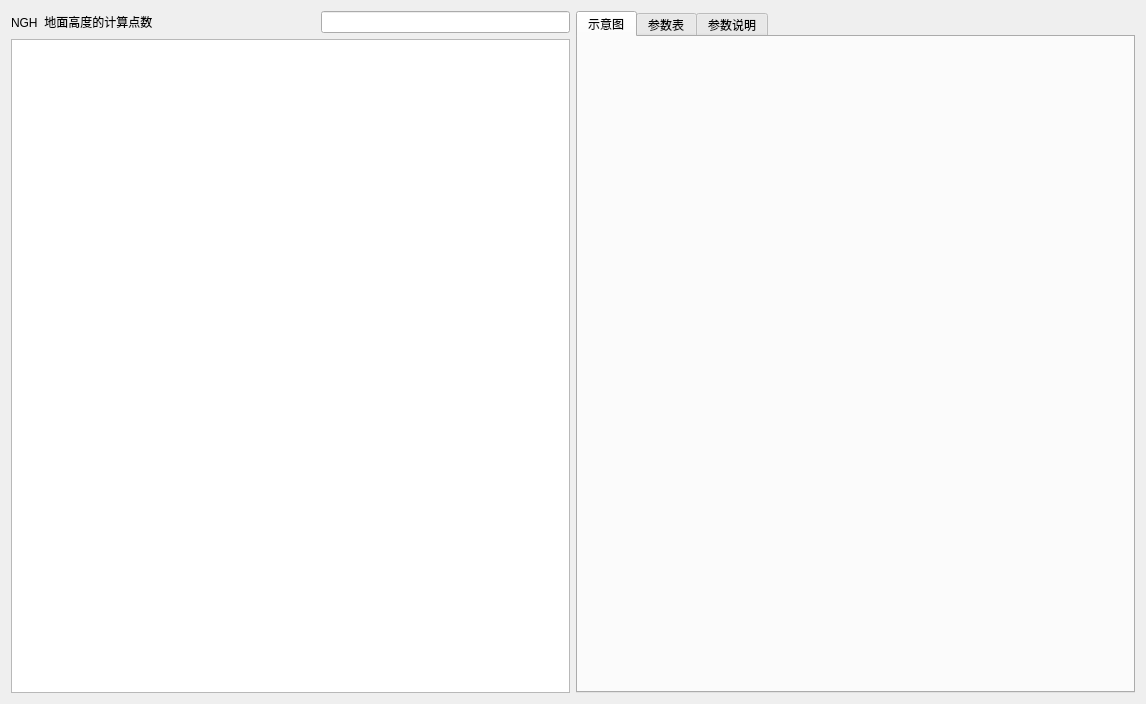
<?xml version="1.0" encoding="UTF-8"?>
<ui version="4.0">
 <class>GRNDEF</class>
 <widget class="QWidget" name="GRNDEF">
  <property name="geometry">
   <rect>
    <x>0</x>
    <y>0</y>
    <width>1146</width>
    <height>704</height>
   </rect>
  </property>
  <property name="windowTitle">
   <string>GRNDEF</string>
  </property>
  <layout class="QHBoxLayout" name="horizontalLayout">
   <item>
    <layout class="QVBoxLayout" name="verticalLayout">
     <item>
      <layout class="QHBoxLayout" name="horizontalLayout_2">
       <item>
        <widget class="QLabel" name="label_2">
         <property name="text">
          <string>NGH  地面高度的计算点数</string>
         </property>
        </widget>
       </item>
       <item>
        <spacer name="horizontalSpacer_2">
         <property name="orientation">
          <enum>Qt::Horizontal</enum>
         </property>
         <property name="sizeType">
          <enum>QSizePolicy::Preferred</enum>
         </property>
         <property name="sizeHint" stdset="0">
          <size>
           <width>55</width>
           <height>20</height>
          </size>
         </property>
        </spacer>
       </item>
       <item>
        <widget class="QLineEdit" name="NGH">
         <property name="sizePolicy">
          <sizepolicy hsizetype="Preferred" vsizetype="Fixed">
           <horstretch>0</horstretch>
           <verstretch>0</verstretch>
          </sizepolicy>
         </property>
        </widget>
       </item>
      </layout>
     </item>
     <item>
      <widget class="QTableWidget" name="tableWidget_GHeight"/>
     </item>
    </layout>
   </item>
   <item>
    <widget class="QTabWidget" name="tabWidget">
     <property name="currentIndex">
      <number>0</number>
     </property>
     <widget class="QWidget" name="tab">
      <attribute name="title">
       <string>示意图</string>
      </attribute>
      <layout class="QVBoxLayout" name="verticalLayout_2">
       <item>
        <widget class="QLabel" name="label_16">
         <property name="text">
          <string/>
         </property>
         <property name="pixmap">
          <pixmap resource="card_rc.qrc">:/card/rc_card/GRNDEF.png</pixmap>
         </property>
         <property name="scaledContents">
          <bool>true</bool>
         </property>
        </widget>
       </item>
      </layout>
     </widget>
     <widget class="QWidget" name="tab_2">
      <attribute name="title">
       <string>参数表</string>
      </attribute>
      <layout class="QVBoxLayout" name="verticalLayout_3">
       <item>
        <widget class="QLabel" name="label_17">
         <property name="text">
          <string/>
         </property>
         <property name="pixmap">
          <pixmap resource="card_rc.qrc">:/card/rc_card/GRNDEF-para.png</pixmap>
         </property>
        </widget>
       </item>
      </layout>
     </widget>
     <widget class="QWidget" name="tab_3">
      <attribute name="title">
       <string>参数说明</string>
      </attribute>
      <layout class="QHBoxLayout" name="horizontalLayout_17">
       <item>
        <widget class="QTextBrowser" name="textBrowser">
         <property name="html">
          <string>&lt;!DOCTYPE HTML PUBLIC &quot;-//W3C//DTD HTML 4.0//EN&quot; &quot;http://www.w3.org/TR/REC-html40/strict.dtd&quot;&gt;
&lt;html&gt;&lt;head&gt;&lt;meta name=&quot;qrichtext&quot; content=&quot;1&quot; /&gt;&lt;style type=&quot;text/css&quot;&gt;
p, li { white-space: pre-wrap; }
&lt;/style&gt;&lt;/head&gt;&lt;body style=&quot; font-family:'SimSun'; font-size:9pt; font-weight:400; font-style:normal;&quot;&gt;
&lt;p style=&quot; margin-top:18px; margin-bottom:12px; margin-left:0px; margin-right:0px; -qt-block-indent:0; text-indent:0px;&quot;&gt;&lt;a name=&quot;user-content-jetpwr--喷气动力&quot;&gt;&lt;/a&gt;&lt;span style=&quot; font-size:xx-large; font-weight:600;&quot;&gt;J&lt;/span&gt;&lt;span style=&quot; font-size:xx-large; font-weight:600;&quot;&gt;ETPWR  喷气动力&lt;/span&gt;&lt;/p&gt;
&lt;p style=&quot; margin-top:0px; margin-bottom:0px; margin-left:0px; margin-right:0px; -qt-block-indent:0; text-indent:0px;&quot;&gt;&lt;br /&gt;&lt;/p&gt;
&lt;p style=&quot; margin-top:16px; margin-bottom:12px; margin-left:0px; margin-right:0px; -qt-block-indent:0; text-indent:0px;&quot;&gt;&lt;a name=&quot;user-content-参数卡说明&quot;&gt;&lt;/a&gt;&lt;span style=&quot; font-size:x-large; font-weight:600;&quot;&gt;参&lt;/span&gt;&lt;span style=&quot; font-size:x-large; font-weight:600;&quot;&gt;数卡说明&lt;/span&gt;&lt;/p&gt;
&lt;table border=&quot;0&quot; style=&quot; margin-top:0px; margin-bottom:0px; margin-left:0px; margin-right:0px;&quot; cellspacing=&quot;2&quot; cellpadding=&quot;0&quot;&gt;&lt;thead&gt;
&lt;tr&gt;
&lt;td&gt;
&lt;p align=&quot;center&quot; style=&quot; margin-top:0px; margin-bottom:0px; margin-left:0px; margin-right:0px; -qt-block-indent:0; text-indent:0px;&quot;&gt;&lt;span style=&quot; font-weight:600;&quot;&gt;VariableName&lt;/span&gt;&lt;/p&gt;&lt;/td&gt;
&lt;td&gt;
&lt;p style=&quot; margin-top:0px; margin-bottom:0px; margin-left:0px; margin-right:0px; -qt-block-indent:0; text-indent:0px;&quot;&gt;&lt;span style=&quot; font-weight:600;&quot;&gt;别名&lt;/span&gt;&lt;/p&gt;&lt;/td&gt;
&lt;td&gt;
&lt;p align=&quot;center&quot; style=&quot; margin-top:0px; margin-bottom:0px; margin-left:0px; margin-right:0px; -qt-block-indent:0; text-indent:0px;&quot;&gt;&lt;span style=&quot; font-weight:600;&quot;&gt;长度限制&lt;/span&gt;&lt;/p&gt;&lt;/td&gt;
&lt;td&gt;
&lt;p style=&quot; margin-top:0px; margin-bottom:0px; margin-left:0px; margin-right:0px; -qt-block-indent:0; text-indent:0px;&quot;&gt;&lt;span style=&quot; font-weight:600;&quot;&gt;原文说明或Tips&lt;/span&gt;&lt;/p&gt;&lt;/td&gt;
&lt;td&gt;
&lt;p style=&quot; margin-top:0px; margin-bottom:0px; margin-left:0px; margin-right:0px; -qt-block-indent:0; text-indent:0px;&quot;&gt;&lt;span style=&quot; font-weight:600;&quot;&gt;说明或Tips&lt;/span&gt;&lt;/p&gt;&lt;/td&gt;&lt;/tr&gt;&lt;/thead&gt;
&lt;tr&gt;
&lt;td&gt;
&lt;p align=&quot;center&quot; style=&quot; margin-top:0px; margin-bottom:0px; margin-left:0px; margin-right:0px; -qt-block-indent:0; text-indent:0px;&quot;&gt;AIETLJ&lt;/p&gt;&lt;/td&gt;
&lt;td&gt;
&lt;p style=&quot; margin-top:0px; margin-bottom:0px; margin-left:0px; margin-right:0px; -qt-block-indent:0; text-indent:0px;&quot;&gt;发动机推力线入射角&lt;/p&gt;&lt;/td&gt;
&lt;td&gt;
&lt;p align=&quot;center&quot; style=&quot; margin-top:0px; margin-bottom:0px; margin-left:0px; margin-right:0px; -qt-block-indent:0; text-indent:0px;&quot;&gt;0&lt;/p&gt;&lt;/td&gt;
&lt;td&gt;
&lt;p style=&quot; margin-top:0px; margin-bottom:0px; margin-left:0px; margin-right:0px; -qt-block-indent:0; text-indent:0px;&quot;&gt;angle of incidence of engine thrust line.&lt;/p&gt;&lt;/td&gt;
&lt;td&gt;
&lt;p style=&quot; margin-top:0px; margin-bottom:0px; margin-left:0px; margin-right:0px; -qt-block-indent:0; text-indent:0px;&quot;&gt;发动机推力线入射角&lt;/p&gt;&lt;/td&gt;&lt;/tr&gt;
&lt;tr&gt;
&lt;td&gt;
&lt;p align=&quot;center&quot; style=&quot; margin-top:0px; margin-bottom:0px; margin-left:0px; margin-right:0px; -qt-block-indent:0; text-indent:0px;&quot;&gt;NENGSJ&lt;/p&gt;&lt;/td&gt;
&lt;td&gt;
&lt;p style=&quot; margin-top:0px; margin-bottom:0px; margin-left:0px; margin-right:0px; -qt-block-indent:0; text-indent:0px;&quot;&gt;引擎数&lt;/p&gt;&lt;/td&gt;
&lt;td&gt;
&lt;p align=&quot;center&quot; style=&quot; margin-top:0px; margin-bottom:0px; margin-left:0px; margin-right:0px; -qt-block-indent:0; text-indent:0px;&quot;&gt;0&lt;/p&gt;&lt;/td&gt;
&lt;td&gt;
&lt;p style=&quot; margin-top:0px; margin-bottom:0px; margin-left:0px; margin-right:0px; -qt-block-indent:0; text-indent:0px;&quot;&gt;number of engines(1 or 2)。&lt;/p&gt;&lt;/td&gt;
&lt;td&gt;
&lt;p style=&quot; margin-top:0px; margin-bottom:0px; margin-left:0px; margin-right:0px; -qt-block-indent:0; text-indent:0px;&quot;&gt;引擎数&lt;/p&gt;&lt;/td&gt;&lt;/tr&gt;
&lt;tr&gt;
&lt;td&gt;
&lt;p align=&quot;center&quot; style=&quot; margin-top:0px; margin-bottom:0px; margin-left:0px; margin-right:0px; -qt-block-indent:0; text-indent:0px;&quot;&gt;THSTCJ&lt;/p&gt;&lt;/td&gt;
&lt;td&gt;
&lt;p style=&quot; margin-top:0px; margin-bottom:0px; margin-left:0px; margin-right:0px; -qt-block-indent:0; text-indent:0px;&quot;&gt;推力系数&lt;/p&gt;&lt;/td&gt;
&lt;td&gt;
&lt;p align=&quot;center&quot; style=&quot; margin-top:0px; margin-bottom:0px; margin-left:0px; margin-right:0px; -qt-block-indent:0; text-indent:0px;&quot;&gt;0&lt;/p&gt;&lt;/td&gt;
&lt;td&gt;
&lt;p style=&quot; margin-top:0px; margin-bottom:0px; margin-left:0px; margin-right:0px; -qt-block-indent:0; text-indent:0px;&quot;&gt;thrus coefficient = 2T/(P∞V∞^2Sref)，&lt;/p&gt;&lt;/td&gt;
&lt;td&gt;
&lt;p style=&quot; margin-top:0px; margin-bottom:0px; margin-left:0px; margin-right:0px; -qt-block-indent:0; text-indent:0px;&quot;&gt;推力系数&lt;/p&gt;&lt;/td&gt;&lt;/tr&gt;
&lt;tr&gt;
&lt;td&gt;
&lt;p align=&quot;center&quot; style=&quot; margin-top:0px; margin-bottom:0px; margin-left:0px; margin-right:0px; -qt-block-indent:0; text-indent:0px;&quot;&gt;JIALOC&lt;/p&gt;&lt;/td&gt;
&lt;td&gt;
&lt;p style=&quot; margin-top:0px; margin-bottom:0px; margin-left:0px; margin-right:0px; -qt-block-indent:0; text-indent:0px;&quot;&gt;喷气发动机进气道轴向位置&lt;/p&gt;&lt;/td&gt;
&lt;td&gt;
&lt;p align=&quot;center&quot; style=&quot; margin-top:0px; margin-bottom:0px; margin-left:0px; margin-right:0px; -qt-block-indent:0; text-indent:0px;&quot;&gt;0&lt;/p&gt;&lt;/td&gt;
&lt;td&gt;
&lt;p style=&quot; margin-top:0px; margin-bottom:0px; margin-left:0px; margin-right:0px; -qt-block-indent:0; text-indent:0px;&quot;&gt;axial location of jet engine inlet。&lt;/p&gt;&lt;/td&gt;
&lt;td&gt;
&lt;p style=&quot; margin-top:0px; margin-bottom:0px; margin-left:0px; margin-right:0px; -qt-block-indent:0; text-indent:0px;&quot;&gt;喷气发动机进气道轴向位置&lt;/p&gt;&lt;/td&gt;&lt;/tr&gt;
&lt;tr&gt;
&lt;td&gt;
&lt;p align=&quot;center&quot; style=&quot; margin-top:0px; margin-bottom:0px; margin-left:0px; margin-right:0px; -qt-block-indent:0; text-indent:0px;&quot;&gt;JEVLOC&lt;/p&gt;&lt;/td&gt;
&lt;td&gt;
&lt;p style=&quot; margin-top:0px; margin-bottom:0px; margin-left:0px; margin-right:0px; -qt-block-indent:0; text-indent:0px;&quot;&gt;喷气发动机出口垂直位置&lt;/p&gt;&lt;/td&gt;
&lt;td&gt;
&lt;p align=&quot;center&quot; style=&quot; margin-top:0px; margin-bottom:0px; margin-left:0px; margin-right:0px; -qt-block-indent:0; text-indent:0px;&quot;&gt;0&lt;/p&gt;&lt;/td&gt;
&lt;td&gt;
&lt;p style=&quot; margin-top:0px; margin-bottom:0px; margin-left:0px; margin-right:0px; -qt-block-indent:0; text-indent:0px;&quot;&gt;vertical location of jet engine exit 。&lt;/p&gt;&lt;/td&gt;
&lt;td&gt;
&lt;p style=&quot; margin-top:0px; margin-bottom:0px; margin-left:0px; margin-right:0px; -qt-block-indent:0; text-indent:0px;&quot;&gt;喷气发动机出口垂直位置&lt;/p&gt;&lt;/td&gt;&lt;/tr&gt;
&lt;tr&gt;
&lt;td&gt;
&lt;p align=&quot;center&quot; style=&quot; margin-top:0px; margin-bottom:0px; margin-left:0px; margin-right:0px; -qt-block-indent:0; text-indent:0px;&quot;&gt;JEALOC&lt;/p&gt;&lt;/td&gt;
&lt;td&gt;
&lt;p style=&quot; margin-top:0px; margin-bottom:0px; margin-left:0px; margin-right:0px; -qt-block-indent:0; text-indent:0px;&quot;&gt;喷气发动机出口轴向位置&lt;/p&gt;&lt;/td&gt;
&lt;td&gt;
&lt;p align=&quot;center&quot; style=&quot; margin-top:0px; margin-bottom:0px; margin-left:0px; margin-right:0px; -qt-block-indent:0; text-indent:0px;&quot;&gt;0&lt;/p&gt;&lt;/td&gt;
&lt;td&gt;
&lt;p style=&quot; margin-top:0px; margin-bottom:0px; margin-left:0px; margin-right:0px; -qt-block-indent:0; text-indent:0px;&quot;&gt;axial location of jet engine exit&lt;/p&gt;&lt;/td&gt;
&lt;td&gt;
&lt;p style=&quot; margin-top:0px; margin-bottom:0px; margin-left:0px; margin-right:0px; -qt-block-indent:0; text-indent:0px;&quot;&gt;喷气发动机出口轴向位置&lt;/p&gt;&lt;/td&gt;&lt;/tr&gt;
&lt;tr&gt;
&lt;td&gt;
&lt;p align=&quot;center&quot; style=&quot; margin-top:0px; margin-bottom:0px; margin-left:0px; margin-right:0px; -qt-block-indent:0; text-indent:0px;&quot;&gt;JINLTA&lt;/p&gt;&lt;/td&gt;
&lt;td&gt;
&lt;p style=&quot; margin-top:0px; margin-bottom:0px; margin-left:0px; margin-right:0px; -qt-block-indent:0; text-indent:0px;&quot;&gt;喷气发动机进气道面积&lt;/p&gt;&lt;/td&gt;
&lt;td&gt;
&lt;p align=&quot;center&quot; style=&quot; margin-top:0px; margin-bottom:0px; margin-left:0px; margin-right:0px; -qt-block-indent:0; text-indent:0px;&quot;&gt;0&lt;/p&gt;&lt;/td&gt;
&lt;td&gt;
&lt;p style=&quot; margin-top:0px; margin-bottom:0px; margin-left:0px; margin-right:0px; -qt-block-indent:0; text-indent:0px;&quot;&gt;jet engine inlet area.&lt;/p&gt;&lt;/td&gt;
&lt;td&gt;
&lt;p style=&quot; margin-top:0px; margin-bottom:0px; margin-left:0px; margin-right:0px; -qt-block-indent:0; text-indent:0px;&quot;&gt;喷气发动机进气道面积&lt;/p&gt;&lt;/td&gt;&lt;/tr&gt;
&lt;tr&gt;
&lt;td&gt;
&lt;p align=&quot;center&quot; style=&quot; margin-top:0px; margin-bottom:0px; margin-left:0px; margin-right:0px; -qt-block-indent:0; text-indent:0px;&quot;&gt;JEANGL&lt;/p&gt;&lt;/td&gt;
&lt;td&gt;
&lt;p style=&quot; margin-top:0px; margin-bottom:0px; margin-left:0px; margin-right:0px; -qt-block-indent:0; text-indent:0px;&quot;&gt;射流出射角&lt;/p&gt;&lt;/td&gt;
&lt;td&gt;
&lt;p align=&quot;center&quot; style=&quot; margin-top:0px; margin-bottom:0px; margin-left:0px; margin-right:0px; -qt-block-indent:0; text-indent:0px;&quot;&gt;0&lt;/p&gt;&lt;/td&gt;
&lt;td&gt;
&lt;p style=&quot; margin-top:0px; margin-bottom:0px; margin-left:0px; margin-right:0px; -qt-block-indent:0; text-indent:0px;&quot;&gt;jet exit angle&lt;/p&gt;&lt;/td&gt;
&lt;td&gt;
&lt;p style=&quot; margin-top:0px; margin-bottom:0px; margin-left:0px; margin-right:0px; -qt-block-indent:0; text-indent:0px;&quot;&gt;射流出射角&lt;/p&gt;&lt;/td&gt;&lt;/tr&gt;
&lt;tr&gt;
&lt;td&gt;
&lt;p align=&quot;center&quot; style=&quot; margin-top:0px; margin-bottom:0px; margin-left:0px; margin-right:0px; -qt-block-indent:0; text-indent:0px;&quot;&gt;JEVEJO&lt;/p&gt;&lt;/td&gt;
&lt;td&gt;
&lt;p style=&quot; margin-top:0px; margin-bottom:0px; margin-left:0px; margin-right:0px; -qt-block-indent:0; text-indent:0px;&quot;&gt;射流出射速度&lt;/p&gt;&lt;/td&gt;
&lt;td&gt;
&lt;p align=&quot;center&quot; style=&quot; margin-top:0px; margin-bottom:0px; margin-left:0px; margin-right:0px; -qt-block-indent:0; text-indent:0px;&quot;&gt;0&lt;/p&gt;&lt;/td&gt;
&lt;td&gt;
&lt;p style=&quot; margin-top:0px; margin-bottom:0px; margin-left:0px; margin-right:0px; -qt-block-indent:0; text-indent:0px;&quot;&gt;jet exit velocity&lt;/p&gt;&lt;/td&gt;
&lt;td&gt;
&lt;p style=&quot; margin-top:0px; margin-bottom:0px; margin-left:0px; margin-right:0px; -qt-block-indent:0; text-indent:0px;&quot;&gt;射流出射速度&lt;/p&gt;&lt;/td&gt;&lt;/tr&gt;
&lt;tr&gt;
&lt;td&gt;
&lt;p align=&quot;center&quot; style=&quot; margin-top:0px; margin-bottom:0px; margin-left:0px; margin-right:0px; -qt-block-indent:0; text-indent:0px;&quot;&gt;AMBTMP&lt;/p&gt;&lt;/td&gt;
&lt;td&gt;
&lt;p style=&quot; margin-top:0px; margin-bottom:0px; margin-left:0px; margin-right:0px; -qt-block-indent:0; text-indent:0px;&quot;&gt;环境温度&lt;/p&gt;&lt;/td&gt;
&lt;td&gt;
&lt;p align=&quot;center&quot; style=&quot; margin-top:0px; margin-bottom:0px; margin-left:0px; margin-right:0px; -qt-block-indent:0; text-indent:0px;&quot;&gt;0&lt;/p&gt;&lt;/td&gt;
&lt;td&gt;
&lt;p style=&quot; margin-top:0px; margin-bottom:0px; margin-left:0px; margin-right:0px; -qt-block-indent:0; text-indent:0px;&quot;&gt;ambient temperature&lt;/p&gt;&lt;/td&gt;
&lt;td&gt;
&lt;p style=&quot; margin-top:0px; margin-bottom:0px; margin-left:0px; margin-right:0px; -qt-block-indent:0; text-indent:0px;&quot;&gt;环境温度&lt;/p&gt;&lt;/td&gt;&lt;/tr&gt;
&lt;tr&gt;
&lt;td&gt;
&lt;p align=&quot;center&quot; style=&quot; margin-top:0px; margin-bottom:0px; margin-left:0px; margin-right:0px; -qt-block-indent:0; text-indent:0px;&quot;&gt;JESTMP&lt;/p&gt;&lt;/td&gt;
&lt;td&gt;
&lt;p style=&quot; margin-top:0px; margin-bottom:0px; margin-left:0px; margin-right:0px; -qt-block-indent:0; text-indent:0px;&quot;&gt;喷口静温&lt;/p&gt;&lt;/td&gt;
&lt;td&gt;
&lt;p align=&quot;center&quot; style=&quot; margin-top:0px; margin-bottom:0px; margin-left:0px; margin-right:0px; -qt-block-indent:0; text-indent:0px;&quot;&gt;0&lt;/p&gt;&lt;/td&gt;
&lt;td&gt;
&lt;p style=&quot; margin-top:0px; margin-bottom:0px; margin-left:0px; margin-right:0px; -qt-block-indent:0; text-indent:0px;&quot;&gt;jet exit static temperature&lt;/p&gt;&lt;/td&gt;
&lt;td&gt;
&lt;p style=&quot; margin-top:0px; margin-bottom:0px; margin-left:0px; margin-right:0px; -qt-block-indent:0; text-indent:0px;&quot;&gt;喷口静温&lt;/p&gt;&lt;/td&gt;&lt;/tr&gt;
&lt;tr&gt;
&lt;td&gt;
&lt;p align=&quot;center&quot; style=&quot; margin-top:0px; margin-bottom:0px; margin-left:0px; margin-right:0px; -qt-block-indent:0; text-indent:0px;&quot;&gt;JELLOC&lt;/p&gt;&lt;/td&gt;
&lt;td&gt;
&lt;p style=&quot; margin-top:0px; margin-bottom:0px; margin-left:0px; margin-right:0px; -qt-block-indent:0; text-indent:0px;&quot;&gt;喷气发动机的横向位置&lt;/p&gt;&lt;/td&gt;
&lt;td&gt;
&lt;p align=&quot;center&quot; style=&quot; margin-top:0px; margin-bottom:0px; margin-left:0px; margin-right:0px; -qt-block-indent:0; text-indent:0px;&quot;&gt;0&lt;/p&gt;&lt;/td&gt;
&lt;td&gt;
&lt;p style=&quot; margin-top:0px; margin-bottom:0px; margin-left:0px; margin-right:0px; -qt-block-indent:0; text-indent:0px;&quot;&gt;lateral location of jet engine&lt;/p&gt;&lt;/td&gt;
&lt;td&gt;
&lt;p style=&quot; margin-top:0px; margin-bottom:0px; margin-left:0px; margin-right:0px; -qt-block-indent:0; text-indent:0px;&quot;&gt;喷气发动机的横向位置&lt;/p&gt;&lt;/td&gt;&lt;/tr&gt;
&lt;tr&gt;
&lt;td&gt;
&lt;p align=&quot;center&quot; style=&quot; margin-top:0px; margin-bottom:0px; margin-left:0px; margin-right:0px; -qt-block-indent:0; text-indent:0px;&quot;&gt;JETOTP&lt;/p&gt;&lt;/td&gt;
&lt;td&gt;
&lt;p style=&quot; margin-top:0px; margin-bottom:0px; margin-left:0px; margin-right:0px; -qt-block-indent:0; text-indent:0px;&quot;&gt;射流出射总压&lt;/p&gt;&lt;/td&gt;
&lt;td&gt;
&lt;p align=&quot;center&quot; style=&quot; margin-top:0px; margin-bottom:0px; margin-left:0px; margin-right:0px; -qt-block-indent:0; text-indent:0px;&quot;&gt;0&lt;/p&gt;&lt;/td&gt;
&lt;td&gt;
&lt;p style=&quot; margin-top:0px; margin-bottom:0px; margin-left:0px; margin-right:0px; -qt-block-indent:0; text-indent:0px;&quot;&gt;jet exit total pressure&lt;/p&gt;&lt;/td&gt;
&lt;td&gt;
&lt;p style=&quot; margin-top:0px; margin-bottom:0px; margin-left:0px; margin-right:0px; -qt-block-indent:0; text-indent:0px;&quot;&gt;射流出射总压&lt;/p&gt;&lt;/td&gt;&lt;/tr&gt;
&lt;tr&gt;
&lt;td&gt;
&lt;p align=&quot;center&quot; style=&quot; margin-top:0px; margin-bottom:0px; margin-left:0px; margin-right:0px; -qt-block-indent:0; text-indent:0px;&quot;&gt;AMBSTP&lt;/p&gt;&lt;/td&gt;
&lt;td&gt;
&lt;p style=&quot; margin-top:0px; margin-bottom:0px; margin-left:0px; margin-right:0px; -qt-block-indent:0; text-indent:0px;&quot;&gt;环境静压&lt;/p&gt;&lt;/td&gt;
&lt;td&gt;
&lt;p align=&quot;center&quot; style=&quot; margin-top:0px; margin-bottom:0px; margin-left:0px; margin-right:0px; -qt-block-indent:0; text-indent:0px;&quot;&gt;0&lt;/p&gt;&lt;/td&gt;
&lt;td&gt;
&lt;p style=&quot; margin-top:0px; margin-bottom:0px; margin-left:0px; margin-right:0px; -qt-block-indent:0; text-indent:0px;&quot;&gt;ambient static pressure&lt;/p&gt;&lt;/td&gt;
&lt;td&gt;
&lt;p style=&quot; margin-top:0px; margin-bottom:0px; margin-left:0px; margin-right:0px; -qt-block-indent:0; text-indent:0px;&quot;&gt;环境静压&lt;/p&gt;&lt;/td&gt;&lt;/tr&gt;
&lt;tr&gt;
&lt;td&gt;
&lt;p align=&quot;center&quot; style=&quot; margin-top:0px; margin-bottom:0px; margin-left:0px; margin-right:0px; -qt-block-indent:0; text-indent:0px;&quot;&gt;JERAD&lt;/p&gt;&lt;/td&gt;
&lt;td&gt;
&lt;p style=&quot; margin-top:0px; margin-bottom:0px; margin-left:0px; margin-right:0px; -qt-block-indent:0; text-indent:0px;&quot;&gt;射流出口半径&lt;/p&gt;&lt;/td&gt;
&lt;td&gt;
&lt;p align=&quot;center&quot; style=&quot; margin-top:0px; margin-bottom:0px; margin-left:0px; margin-right:0px; -qt-block-indent:0; text-indent:0px;&quot;&gt;0&lt;/p&gt;&lt;/td&gt;
&lt;td&gt;
&lt;p style=&quot; margin-top:0px; margin-bottom:0px; margin-left:0px; margin-right:0px; -qt-block-indent:0; text-indent:0px;&quot;&gt;radius of jet exit&lt;/p&gt;&lt;/td&gt;
&lt;td&gt;
&lt;p style=&quot; margin-top:0px; margin-bottom:0px; margin-left:0px; margin-right:0px; -qt-block-indent:0; text-indent:0px;&quot;&gt;射流出口半径&lt;/p&gt;&lt;/td&gt;&lt;/tr&gt;&lt;/table&gt;
&lt;p style=&quot; margin-top:12px; margin-bottom:12px; margin-left:0px; margin-right:0px; -qt-block-indent:0; text-indent:0px;&quot;&gt;&lt;br /&gt;&lt;br /&gt;&lt;/p&gt;
&lt;p style=&quot; margin-top:16px; margin-bottom:12px; margin-left:0px; margin-right:0px; -qt-block-indent:0; text-indent:0px;&quot;&gt;&lt;a name=&quot;user-content-tips1-&quot;&gt;&lt;/a&gt;&lt;span style=&quot; font-size:x-large; font-weight:600;&quot;&gt;T&lt;/span&gt;&lt;span style=&quot; font-size:x-large; font-weight:600;&quot;&gt;ips1 ：&lt;/span&gt;&lt;/p&gt;
&lt;p style=&quot; margin-top:16px; margin-bottom:12px; margin-left:0px; margin-right:0px; -qt-block-indent:0; text-indent:0px;&quot;&gt;   Jet power effect methods are only applicable to longitudinal stability parameters in the subsonic speed regime &lt;br /&gt;射流功率效应方法只适用于亚音速的纵向稳定参数 &lt;/p&gt;
&lt;p style=&quot; margin-top:16px; margin-bottom:12px; margin-left:0px; margin-right:0px; -qt-block-indent:0; text-indent:0px;&quot;&gt;   Jet power inputs are required for externally blown jet FLAP(EBF) configurations.not required pure jet flaps or internally blown flaps (IBF)&lt;br /&gt;&lt;/p&gt;
&lt;p style=&quot; margin-top:16px; margin-bottom:12px; margin-left:0px; margin-right:0px; -qt-block-indent:0; text-indent:0px;&quot;&gt;   喷射功率输入需要外部吹塑射流瓣(EBF)结构，而不需要纯射流皮瓣或内部吹塑皮瓣(IBF)&lt;br /&gt;&lt;br /&gt;&lt;/p&gt;&lt;/body&gt;&lt;/html&gt;</string>
         </property>
        </widget>
       </item>
      </layout>
     </widget>
    </widget>
   </item>
  </layout>
  <action name="actionAddRow">
   <property name="icon">
    <iconset resource="card_ico.qrc">
     <normaloff>:/cardIco/rc_card/icos/AddedIcon.ico</normaloff>:/cardIco/rc_card/icos/AddedIcon.ico</iconset>
   </property>
   <property name="text">
    <string>增加行</string>
   </property>
   <property name="toolTip">
    <string>新增行</string>
   </property>
  </action>
  <action name="actionDeleteRow">
   <property name="icon">
    <iconset resource="card_ico.qrc">
     <normaloff>:/cardIco/rc_card/icos/DeletedIcon.ico</normaloff>:/cardIco/rc_card/icos/DeletedIcon.ico</iconset>
   </property>
   <property name="text">
    <string>删除行</string>
   </property>
   <property name="toolTip">
    <string>删除一行</string>
   </property>
  </action>
 </widget>
 <resources>
  <include location="card_rc.qrc"/>
  <include location="card_ico.qrc"/>
 </resources>
 <connections/>
</ui>
